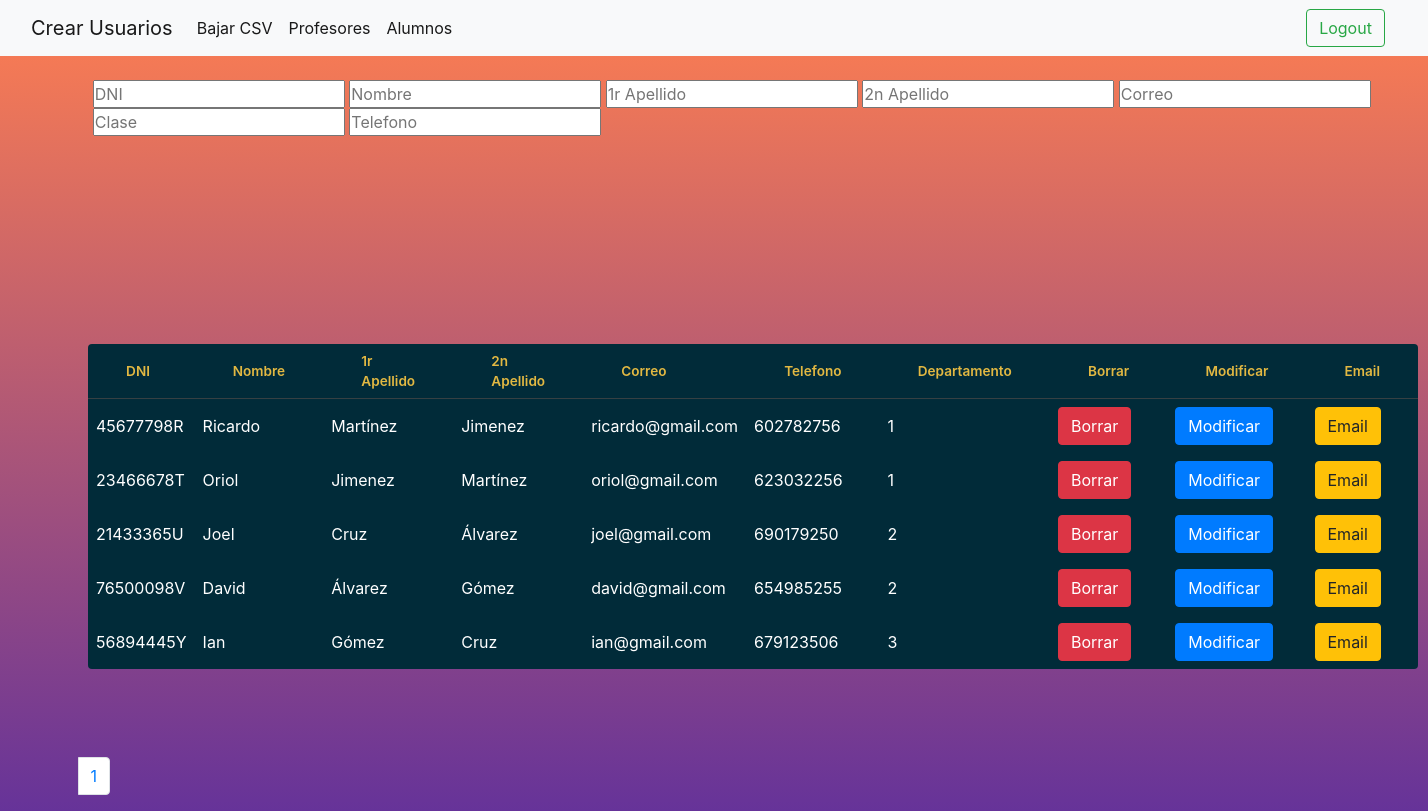
/adminp.php, run on the app's committed database.
### tables this page shows
CREATE TABLE IF NOT EXISTS tbl_professor(
	id_professor int(5) NOT NULL AUTO_INCREMENT,
	dni_prof varchar(9) NULL,
	nom_prof varchar (20) NOT NULL,
	cognom1_prof varchar (20) NULL,
	cognom2_prof varchar (20) NULL,
	email_prof varchar(50) NULL,
	telf int (9) NULL,  
	dept int(5) NOT NULL,
    passwd_prof varchar(50) NULL,
	constraint pk_professor PRIMARY KEY (id_professor)
);

### adminp.php (the view, shortened to what this page needs)
<!DOCTYPE html>
<html lang="en">
<head>
    <link rel="stylesheet" href="./styles/tabla2.css">
    <link rel="stylesheet" href="https://maxcdn.bootstrapcdn.com/bootstrap/4.0.0/css/bootstrap.min.css"
>
</head>
<body>
<nav class="navbar navbar-expand-lg navbar-light bg-light">
  <div class="container-fluid" >
    <a class="navbar-brand" href="./profeoalu.php">Crear Usuarios</a>
    <div class="collapse navbar-collapse" id="navbarSupportedContent">
      <ul class="navbar-nav me-auto mb-2 mb-lg-0">
        <li class="nav-item">
          <a class="nav-link active" aria-current="page" href="./bajarcsvprof.php">Bajar CSV</a>
        </li>
        <li class="nav-item">
          <a class="nav-link active" aria-current="page" href="./admin.php"href="">Profesores</a>
        </li>
        <li class="nav-item">
          <a class="nav-link active" aria-current="page" href="./adminalu.php">Alumnos</a>
        </li>
      </ul>
      <form class="d-flex">
        <button class="btn btn-outline-success" onclick="window.location.href = './proc/proc_logout.php'" type="button">Logout</button>
      </form>
    </div>
  </div>
</nav>
<?php
include './proc/conexion.php';
?>
<br>
<form action="./proc/filtro_admin.php">
<div class="tabla-filtro">
<th><input  type="text" maxlength="20" name="tabla_dni_prof" id="tabla_dni_prof" placeholder="DNI"></th>
                        <th><input type="text" maxlength="20 " name="tabla_nom_prof" id="tabla_nom_prof" placeholder="Nombre"></th>
                        <th><input type="text" maxlength="20" name="tabla_cognom1_prof" id="tabla_cognom1_prof" placeholder="1r Apellido"></th>
                        <th><input type="text" maxlength="20" name="tabla_cognom2_prof" id="tabla_cognom2_prof" placeholder="2n Apellido"></th>
                        <th><input type="text" maxlength="20" name="tabla_email_prof" id="tabla_email_prof" placeholder="Correo"></th>
                        <th><input type="text" maxlength="20" name="tablaclasse_proff" id="tablaclasse_proff" placeholder="Clase"></th>
                        <th><input type="email" maxlength="20" name="tablatelf_profl" id="tablatelf_profl" placeholder="Telefono"></th>
                        </div>
                        </form>
<?php
$cantPorPagina = 6;
$sql = "SELECT * FROM tbl_professor;";
$queryAnim = mysqli_query($connection, $sql);
$numFilas = mysqli_num_rows($queryAnim);
$cantidadPaginas = ceil($numFilas/$cantPorPagina);
if (empty($_GET["pag"])) {
    $inicioPagina = 0;
}
else {
    $inicioPagina = ($_GET["pag"]-1)*$cantPorPagina;
}
$sql2 = "SELECT * FROM tbl_professor LIMIT $inicioPagina, $cantPorPagina;";
$listadoprof = mysqli_query($connection, $sql2);
echo '<table>';
echo '<tr>';
echo '<th>DNI</th>';
echo '<th>Nombre</th>';
echo '<th>1r Apellido</th>';
echo '<th>2n Apellido</th>';
echo '<th>Correo</th>';
echo '<th>Telefono</th>';
echo '<th>Departamento</th>';
if (!$_SESSION['login2']) {
echo '<th>Borrar</th>';
echo'<th>Modificar</th>';
echo'<th>Email</th>';
echo '</tr>';
}
foreach ($listadoprof as $professor) {
    echo '<tr>';
    echo "<td>{$professor['dni_prof']}</td>";
    echo "<br>";
    echo "<td>{$professor['nom_prof']}</td>";
    echo "<td>{$professor['cognom1_prof']}</td>";
    echo "<td>{$professor['cognom2_prof']}</td>";
    echo "<td>{$professor['email_prof']}</td>";
    echo "<td>{$professor['telf']}</td>";
    echo "<td>{$professor['dept']}</td>";
    if (!$_SESSION['login2']) {
    echo "<td><button type='button' class='btn btn-danger' onClick=\"aviso('borrarp.php?id={$professor['id_professor']};')\">Borrar</button></td>";
    echo "<td><button type='button' class='btn btn-primary'onClick=\"aviso('modificar.php?id={$professor['id_professor']};')\">Modificar</button></td>";
    echo "<td><button type='button' class='btn btn-warning' onClick=\"aviso('borrar.php?id={$professor['id_professor']};')\" >Email</button></td>";
    }
}
echo '</table>';
  echo" <nav class='paddingl' aria-label='Page navigation example'>
  <ul class='pagination pg-blue'>
    <li class='page-item'></li>
    ";
    for($i=1;$i<=$cantidadPaginas;$i++) {
      echo "<li class='page-item'><a class='page-link' href='adminp.php?pag=$i'>$i</a></li>
    ";
    }
  echo "</ul>";
?>
</body>
</html>

### styles/tabla2.css (style rules this page uses)
*, *:before, *:after { margin: 0; padding: 0; box-sizing: border-box; }
body { background: rgb(253, 29, 83); background: linear-gradient(0deg, rgba(253, 29, 83, 1) 27%, rgba(249, 249, 249, 1) 79%); font-family: 'Open Sans', sans-serif; }
table { background: #012B39; border-radius: 0.25em; border-collapse: collapse; margin: 5.5em; }
th { border-bottom: 1px solid #364043; color: #E2B842; font-size: 0.85em; font-weight: 600; padding: 0.5em 2.8em; text-align: left; }
td { color: #fff; font-weight: 400; padding: 0.5em 0.5em; }
tbody tr { transition: background 0.25s ease; }
.d-flex { padding-left: 70%; }
body { background: -webkit-gradient(linear, left top, left bottom, from(coral), to(rebeccapurple)); background: linear-gradient(coral, rebeccapurple); }
.tabla-filtro { padding-left: 6.5%; }
.paddingl { padding-left: 5.5%; }

### data on the page
tbl_professor: dni_prof "45677798R", nom_prof "Ricardo", cognom1_prof "Martínez", cognom2_prof "Jimenez", email_prof "ricardo@gmail.com", telf "602782756", dept "1"
tbl_professor: dni_prof "23466678T", nom_prof "Oriol", cognom1_prof "Jimenez", cognom2_prof "Martínez", email_prof "oriol@gmail.com", telf "623032256", dept "1"
tbl_professor: dni_prof "21433365U", nom_prof "Joel", cognom1_prof "Cruz", cognom2_prof "Álvarez", email_prof "joel@gmail.com", telf "690179250", dept "2"
tbl_professor: dni_prof "76500098V", nom_prof "David", cognom1_prof "Álvarez", cognom2_prof "Gómez", email_prof "david@gmail.com", telf "654985255", dept "2"
tbl_professor: dni_prof "56894445Y", nom_prof "Ian", cognom1_prof "Gómez", cognom2_prof "Cruz", email_prof "ian@gmail.com", telf "679123506", dept "3"
